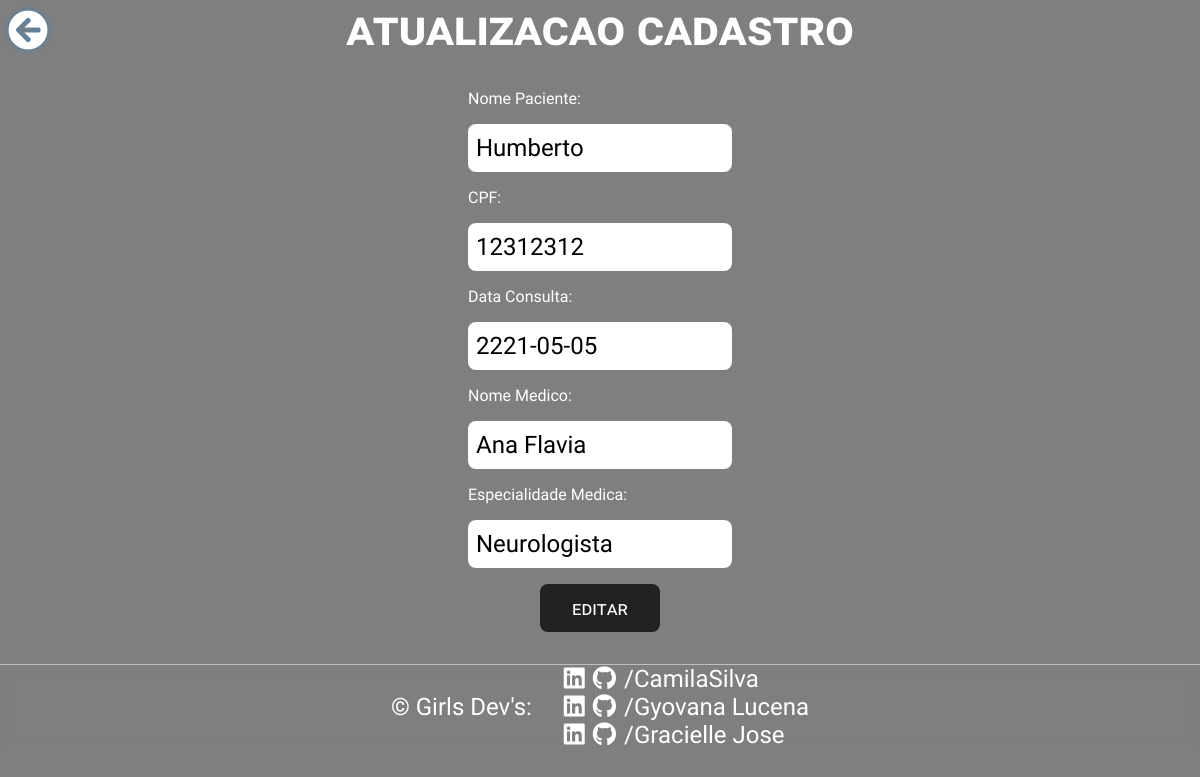
/CRUDweb/list_view/edit/55 (signed in), run on the app's committed database.
### CRUDweb/models.py (models this page shows)
class MarcarConsulta(models.Model):
    nome_paciente = models.CharField('Nome Paciente', max_length=50)
    cpf = models.CharField('CPF', max_length=11)
    data = models.DateField('Data Consulta')
    nome_medico = models.CharField('Nome Medico', max_length=50)
    especialidade = models.CharField('Especialidade Medica', max_length=50)

### CRUDweb/views.py (the view)
# urls.py: path('list_view/edit/<int:id>', editConsulta, name="consulta-edit"),
@login_required
def editConsulta(request, id):
    consulta = get_object_or_404(MarcarConsulta, pk=id)
    form = MarcarConsultaForm(instance=consulta)
    if request.method == 'POST':
        form = MarcarConsultaForm(request.POST, instance=consulta)
        if form.is_valid():
            consulta.save()
            return redirect('/CRUDweb/list_view')
        else:
            return render(request, 'editconsulta.html', {'form': form, 'consulta': consulta})
    else:
        return render(request, 'editconsulta.html', {'form': form, 'consulta': consulta})

### CRUDweb/forms.py
class MarcarConsultaForm(forms.ModelForm):
    class Meta:
        model = MarcarConsulta
        fields = [
            "nome_paciente",
            "cpf",
            "data",
            "nome_medico",
            "especialidade",
        ]

### CRUDweb/templates/editconsulta.html (shortened to what this page needs)
<!doctype html>
<html lang="en">
<head>
    <link rel="stylesheet" href="https://use.fontawesome.com/releases/v5.15.4/css/all.css">
</head>
<body>
    {% block content %}
    <div id="container">
        <h1> atualizacao cadastro </h1>
        <form method="POST">
           <div id="formulario">
            {{ form }}
           </div>
            <input type="submit" value="editar">
        </form>
        <div class="botoes">
            <a href="/CRUDweb/list_view"><button id="btn-voltar"><i class="fas fa-arrow-circle-left"></i></button></a>
        </div>
    </div>
     <footer>
            <p>&copy; Girls Dev's: </p>
            <br/>
            <div id="equipe">
                <p><a class="dev" href="https://www.linkedin.com/in/camila-camasi/" target="_blank"><i class="fab fa-linkedin"></i></a> <a href="https://github.com/camilams27" target="_blank"><i class="fab fa-github"></i></a> /CamilaSilva</p>
                <p><a class="dev" href="#" target="_blank"><i class="fab fa-linkedin"></i> </a> <a href="https://github.com/GyovanaLuni" target="_blank"><i class="fab fa-github"></i></a> /Gyovana Lucena</p>
                <p><a class="dev" href="#" target="_blank"><i class="fab fa-linkedin"></i> </a> <a href="#" target="_blank"><i class="fab fa-github"></i></a> /Gracielle Jose</p>
            </div>
     </footer>
    {% endblock %}
</body>
</html>

### CRUDweb/templates/editconsulta.html (style rules this page uses)
* { box-sizing: border-box; font-family: 'Baloo Bhaijaan 2', cursive; margin: 0; padding: 0; }
body { width: 100vw; height: 100vh; background: linear-gradient(rgba(0,0,0,.50),rgba(0,0,0,.50)) 100%, url("https://images.pexels.com/photos/207601/pexels-photo-207601.jpeg?auto=compress&cs=tinysrgb&dpr=2&h=750&w=1260"), center no-repeat; overflow-x: hidden; }
#container { color: white; display: flex; flex-direction: column; align-items: center; justify-content: center; gap: 2rem; }
h1 { text-align: center; font-variant: small-caps; font-size: 6vh; }
form { display: flex; flex-direction: column; align-items: center; justify-content: center; gap: 1rem; }
#formulario { display: flex; flex-direction: column; justify-content: center; gap: 1rem; }
p { display: flex; gap: .5rem; font-size: 3vh; margin: 0; color: white; }
input { height: 4vh; border: none; outline: none; padding: 1.5rem .5rem; border-radius: .5rem; width: 22vw; font-size: 3vh; }
input[type=submit] { color: white; background-color: #232020; display: flex; align-items: center; justify-content: center; height: 6vh; width: 10vw; padding: 0; transition: .5s; font-variant: small-caps; font-size: larger; }
button { background: none; border: none; outline: none; }
#btn-voltar { font-size: 5vh; color: white; position: fixed; top: .5rem; left: .5rem; filter: drop-shadow(0 0 3px steelblue); transition: .4s; }
.fa-arrow-circle-left { font-size: 5vh; }
footer { display: flex; width: 100vw; align-items: center; justify-content: center; gap: 1rem; border-top: .5px solid rgba(255,255,255,.5); background-color: rgba(255,255,255,.0); backdrop-filter: blur(5px); -webkit-backdrop-filter: blur(10px); }
#equipe { font-family: 'Inconsolata', monospace; }
.dev { text-decoration: none; color: white; }
i { color: white; }

### data on the page
MarcarConsulta: nome_paciente "Humberto", cpf "12312312", data "2221-05-05", nome_medico "Ana Flavia", especialidade "Neurologista"
